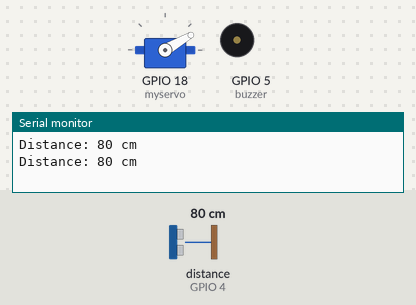
Simulated run of this sketch. Board: ESP32. Shown: servo, buzzer (waves = sounding, pin HIGH), the last lines printed to the serial monitor. Wiring (inferred from the names in the program): ultrasonic range finder: trigger GPIO 2; echo GPIO 4. Inputs (shaded band) come from the test bench; at power-on: distance to the obstacle (sensor on GPIO 4) 80 cm. The echo pulse lasts 58.3 µs per cm; pins used as bus, display or sensor lines are not drawn.

Above: at 2.8 s.
2.9 s: distance to the obstacle (sensor on GPIO 4) set to 28 cm
At 4.6 s:
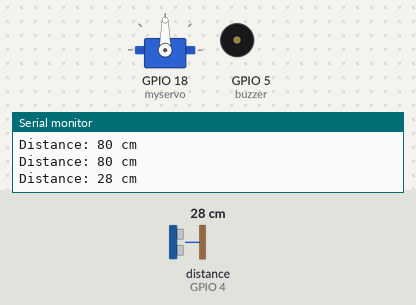
5.6 s: distance to the obstacle (sensor on GPIO 4) set to 22 cm
At 7.4 s:
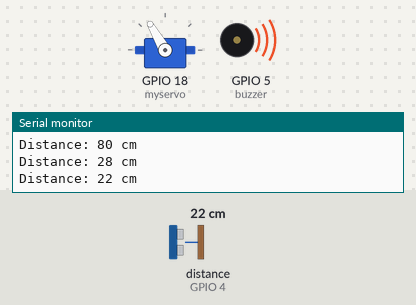
11.5 s: distance to the obstacle (sensor on GPIO 4) set to 60 cm
At 12.3 s:
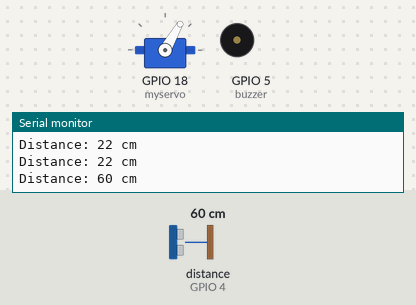
14.2 s: distance to the obstacle (sensor on GPIO 4) set to 120 cm
At 17.0 s:
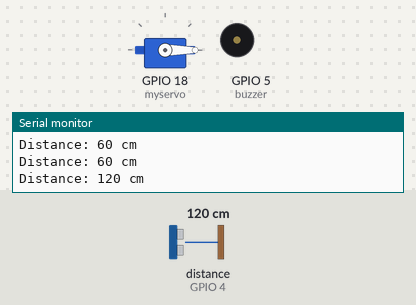
17.5 s: distance to the obstacle (sensor on GPIO 4) set to 2 cm
At 18.5 s:
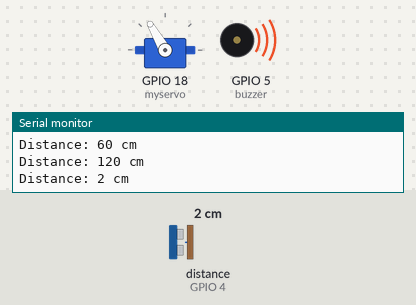
23.5 s: distance to the obstacle (sensor on GPIO 4) set to 35 cm
At 24.4 s:
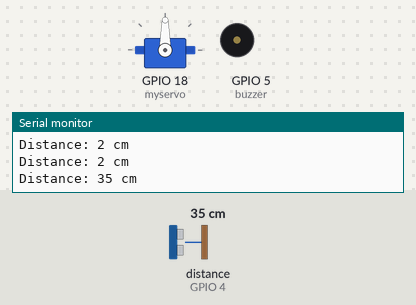
Timing chart, 0 to 26.5 s (numbered marks = the images above; inputs shaded):
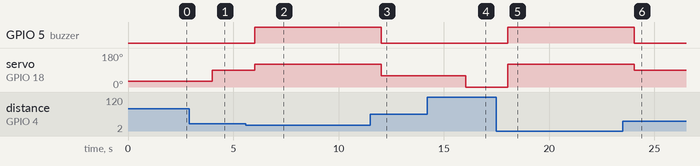

Measured:
- the behaviour switches between 26 and 25 cm on distance to the obstacle (sensor on GPIO 4) (found by bisection; images 1 and 2)
- after the input at 2.9 s, servo on GPIO 18 (myservo): 30° → 90° after 1.1 s
- after the input at 5.6 s, GPIO 5 (buzzer): LOW → HIGH after 0.41 s; servo on GPIO 18 (myservo): 90° → 120° after 0.41 s
- after the input at 11.5 s, GPIO 5 (buzzer): HIGH → LOW after 0.52 s; servo on GPIO 18 (myservo): 120° → 60° after 0.52 s
- after the input at 14.2 s, servo on GPIO 18 (myservo): 60° → 0° after 1.8 s
- after the input at 17.5 s, GPIO 5 (buzzer): LOW → HIGH after 0.53 s; servo on GPIO 18 (myservo): 0° → 120° after 0.53 s
- after the input at 23.5 s, GPIO 5 (buzzer): HIGH → LOW after 0.54 s; servo on GPIO 18 (myservo): 120° → 90° after 0.54 s

The sketch:

MC_mini_proj.ino
```cpp
#include <ESP32Servo.h>

const int buzzer = 5;
const int triggerPin = 2;
const int echoPin = 4;
int safe_lim = 100;
int danger_limit1 = 75;
int danger_limit2 = 50;
int danger_limit3 = 25;
int flag = 2;
long duration, distance;

Servo myservo;

void setup()
{
  Serial.begin(9600);
  pinMode(triggerPin, OUTPUT);
  pinMode(buzzer, OUTPUT);
  pinMode(echoPin, INPUT);
  pinMode(LED_BUILTIN, OUTPUT);
  myservo.attach(18); // attach servo to pin 18
}

void loop()
{
  digitalWrite(buzzer, LOW);
  digitalWrite(triggerPin, LOW);
  delayMicroseconds(2);
  digitalWrite(triggerPin, HIGH);
  delayMicroseconds(10);
  digitalWrite(triggerPin, LOW);

  duration = pulseIn(echoPin, HIGH);

  distance = duration / 58.2;

  if(distance>safe_lim)
  {
    myservo.write(0);
  }
  else if(distance<safe_lim && distance>danger_limit1)
  {
    myservo.write(30);
  }
  else if(distance<danger_limit1 && distance>danger_limit2)
  {
    myservo.write(60);
  }
  else if(distance<danger_limit2 && distance>danger_limit3)
  {
    myservo.write(90);
  }
  else
  {
    myservo.write(120);
    digitalWrite(LED_BUILTIN, HIGH);
    digitalWrite(buzzer, HIGH);
  }
  Serial.print("Distance: ");
  Serial.print(distance);
  Serial.print(" cm \n");
  delay(2000);
  digitalWrite(buzzer, LOW);

}
```
